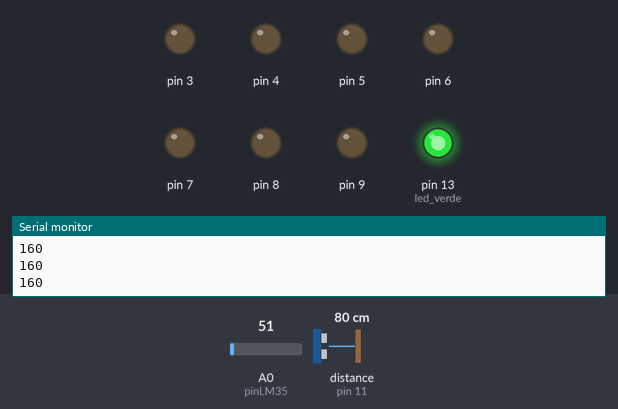
The sketch below on a simulated Arduino Uno, built with avr-gcc and run on an emulated ATmega328P. Shown: output pins drawn as LEDs (lit = HIGH), the last lines printed to the serial monitor. Wiring (inferred from the names in the program): ultrasonic range finder: trigger pin 12; echo pin 11. Inputs (shaded band) come from the test bench; at power-on: distance to the obstacle (sensor on pin 11) 80 cm, A0 (pinLM35) = 51. The echo pulse lasts 58.3 µs per cm; pins used as bus, display or sensor lines are not drawn.

Above: at 1.2 s.
1.3 s: distance to the obstacle (sensor on pin 11) set to 28 cm
2.8 s: distance to the obstacle (sensor on pin 11) set to 23 cm
At 3.9 s:
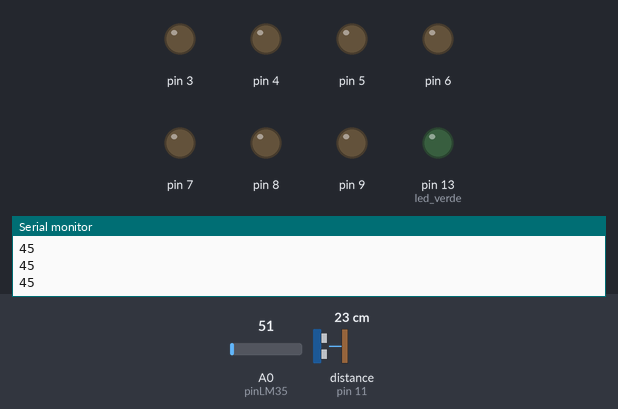
4.3 s: distance to the obstacle (sensor on pin 11) set to 47 cm
5.8 s: distance to the obstacle (sensor on pin 11) set to 56 cm
At 7.0 s:
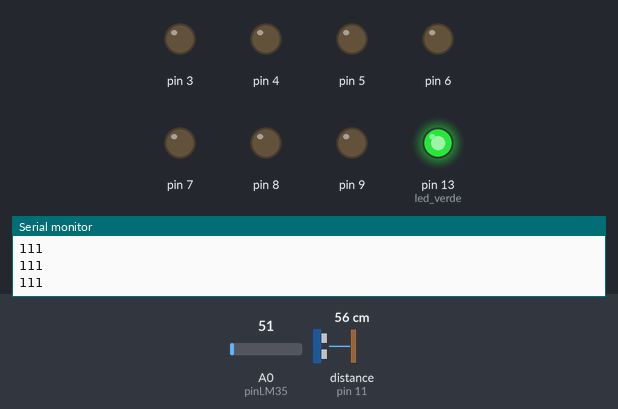
7.3 s: distance to the obstacle (sensor on pin 11) set to 2 cm
At 8.4 s:
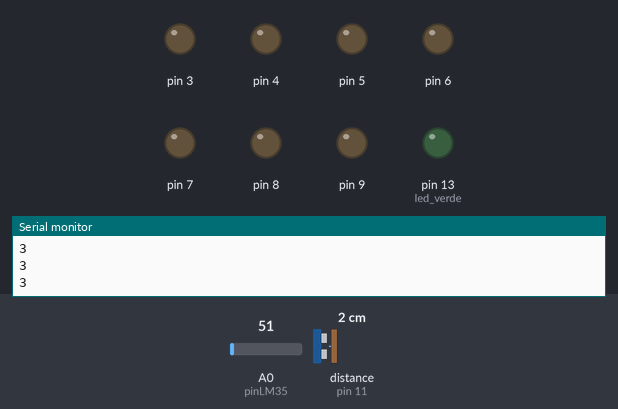
Timing chart, 0 to 9.8 s (numbered marks = the images above; inputs shaded):
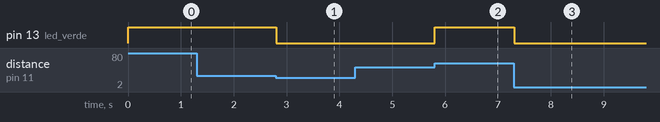

Measured:
- the behaviour switches between 26 and 25 cm on distance to the obstacle (sensor on pin 11) (found by bisection; images 0 and 1)
- the behaviour switches between 50 and 51 cm on distance to the obstacle (sensor on pin 11) (found by bisection; images 1 and 2)
- after the input at 2.8 s, pin 13 (led_verde): HIGH → LOW at once
- after the input at 5.8 s, pin 13 (led_verde): LOW → HIGH at once
- after the input at 7.3 s, pin 13 (led_verde): HIGH → LOW at once

The sketch:

hackathon.ino
```cpp
#define PULSADOR 10
#define echoPin 11
#define trigPin 12

const int led_rojo = 1;
const int led_verde = 13;

// Array multidimensional para mostrar los números
byte  numero[10][8] =
{
/*0*/ {0,0,0,0,0,0,0},
/*1*/ {1,0,0,1,1,1,1},
};

int duration;
int distance_cm;

// Declaracion de variables globales
float tempC; // Variable para almacenar el valor obtenido del sensor (0 a 1023)
int pinLM35 = 0; // Variable del pin de entrada del sensor (A0)

void medir_distancia(){ // in centimeters
  digitalWrite(trigPin, LOW);
  delayMicroseconds(2);
  digitalWrite(trigPin, HIGH);
  delayMicroseconds(10);
  digitalWrite(trigPin, LOW);
  duration = pulseIn(echoPin, HIGH);
  distance_cm = ( duration / 29 ); //global variable
}

void setup() {
  // Iniciamos el monitor serie
  Serial.begin(9600);

  // Ponemos los pines de los segmentos en modo OUTPUT (salida)
  for (int i = 3; i < 10; i++)
  {
    pinMode(i, OUTPUT);
  }
  pinMode(echoPin, INPUT);
  pinMode(trigPin, OUTPUT);
  pinMode(led_verde, OUTPUT);
  //Establecemos la semilla fija
}

void loop() {

    // Ponemos los pines en estado correcto para mostrar el número randomNumber
    for (int e = 3; e < 8; e++)
    {
      //Serial.print(decimal);
      tempC = analogRead(pinLM35);
      int newTemp = ((tempC * 0.48828125)/6);
      // Serial.println(newTemp);
      if (newTemp > 40) {
        digitalWrite(e, numero[1][e]);
      }
      else {
        digitalWrite(e, numero[0][e]);
      }
    }
    medir_distancia();
    //Serial.println(distance_cm);
    int decimal = (distance_cm);

    Serial.println(decimal);
    if (decimal < 50) {
      digitalWrite(led_rojo, LOW);
      digitalWrite(led_verde, LOW);
    }
    if (decimal > 100){
      digitalWrite(led_rojo, LOW);
      digitalWrite(led_verde, HIGH);
    }
  }
```
